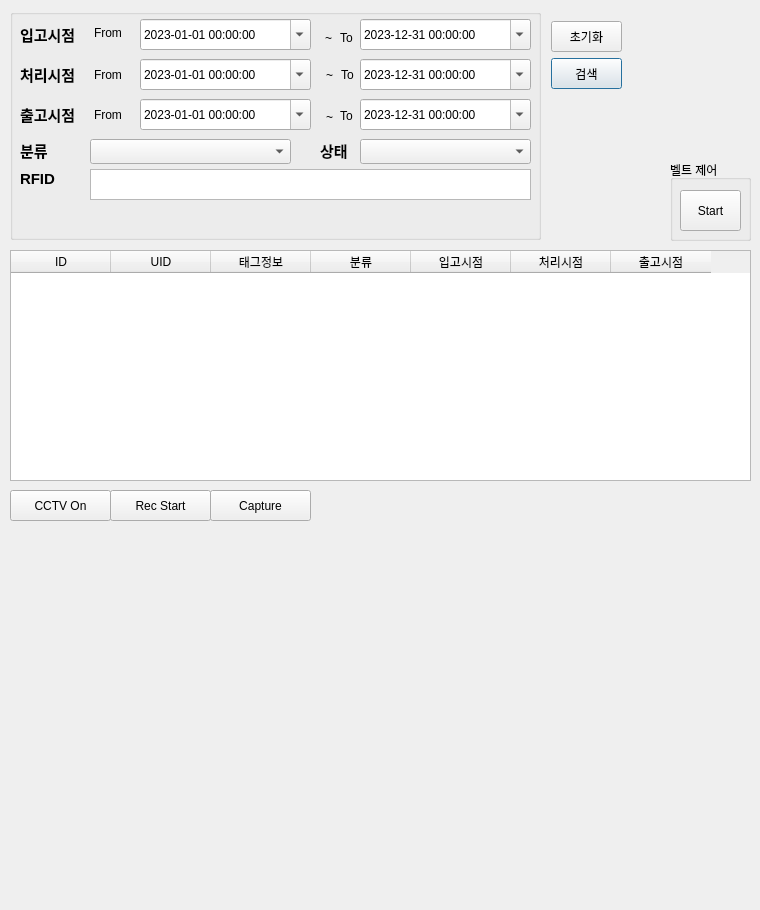
<?xml version="1.0" encoding="UTF-8"?>
<ui version="4.0">
 <class>Dialog</class>
 <widget class="QDialog" name="Dialog">
  <property name="geometry">
   <rect>
    <x>0</x>
    <y>0</y>
    <width>760</width>
    <height>910</height>
   </rect>
  </property>
  <property name="cursor">
   <cursorShape>PointingHandCursor</cursorShape>
  </property>
  <property name="windowTitle">
   <string>Dialog</string>
  </property>
  <widget class="QGroupBox" name="searchArea">
   <property name="geometry">
    <rect>
     <x>10</x>
     <y>9</y>
     <width>531</width>
     <height>231</height>
    </rect>
   </property>
   <property name="title">
    <string/>
   </property>
   <widget class="QLabel" name="waveLabel_1">
    <property name="geometry">
     <rect>
      <x>315</x>
      <y>20</y>
      <width>16</width>
      <height>17</height>
     </rect>
    </property>
    <property name="text">
     <string>~</string>
    </property>
   </widget>
   <widget class="QLabel" name="inTimeLabel">
    <property name="geometry">
     <rect>
      <x>10</x>
      <y>10</y>
      <width>56</width>
      <height>31</height>
     </rect>
    </property>
    <property name="font">
     <font>
      <pointsize>11</pointsize>
      <weight>75</weight>
      <bold>true</bold>
     </font>
    </property>
    <property name="text">
     <string>입고시점</string>
    </property>
   </widget>
   <widget class="QLabel" name="outTimeLabel">
    <property name="geometry">
     <rect>
      <x>10</x>
      <y>90</y>
      <width>56</width>
      <height>31</height>
     </rect>
    </property>
    <property name="font">
     <font>
      <pointsize>11</pointsize>
      <weight>75</weight>
      <bold>true</bold>
     </font>
    </property>
    <property name="text">
     <string>출고시점</string>
    </property>
   </widget>
   <widget class="QLabel" name="waveLabel_2">
    <property name="geometry">
     <rect>
      <x>316</x>
      <y>57</y>
      <width>16</width>
      <height>17</height>
     </rect>
    </property>
    <property name="text">
     <string>~</string>
    </property>
   </widget>
   <widget class="QLabel" name="categoryLabel">
    <property name="geometry">
     <rect>
      <x>10</x>
      <y>130</y>
      <width>51</width>
      <height>23</height>
     </rect>
    </property>
    <property name="font">
     <font>
      <pointsize>11</pointsize>
      <weight>75</weight>
      <bold>true</bold>
     </font>
    </property>
    <property name="text">
     <string>분류</string>
    </property>
   </widget>
   <widget class="QComboBox" name="categoryCombo">
    <property name="geometry">
     <rect>
      <x>80</x>
      <y>130</y>
      <width>201</width>
      <height>25</height>
     </rect>
    </property>
   </widget>
   <widget class="QTextEdit" name="rfidInput">
    <property name="geometry">
     <rect>
      <x>80</x>
      <y>160</y>
      <width>441</width>
      <height>31</height>
     </rect>
    </property>
   </widget>
   <widget class="QLabel" name="rfidLabel">
    <property name="geometry">
     <rect>
      <x>10</x>
      <y>160</y>
      <width>41</width>
      <height>20</height>
     </rect>
    </property>
    <property name="font">
     <font>
      <pointsize>11</pointsize>
      <weight>75</weight>
      <bold>true</bold>
     </font>
    </property>
    <property name="text">
     <string>RFID</string>
    </property>
   </widget>
   <widget class="QLabel" name="inTimeFromLabel">
    <property name="geometry">
     <rect>
      <x>84</x>
      <y>15</y>
      <width>36</width>
      <height>17</height>
     </rect>
    </property>
    <property name="text">
     <string>From</string>
    </property>
   </widget>
   <widget class="QLabel" name="inTimeToLabel">
    <property name="geometry">
     <rect>
      <x>330</x>
      <y>20</y>
      <width>17</width>
      <height>17</height>
     </rect>
    </property>
    <property name="text">
     <string>To</string>
    </property>
   </widget>
   <widget class="QLabel" name="updateTimeFromLabel">
    <property name="geometry">
     <rect>
      <x>84</x>
      <y>57</y>
      <width>36</width>
      <height>17</height>
     </rect>
    </property>
    <property name="text">
     <string>From</string>
    </property>
   </widget>
   <widget class="QLabel" name="updateTimeToLabel">
    <property name="geometry">
     <rect>
      <x>331</x>
      <y>57</y>
      <width>17</width>
      <height>17</height>
     </rect>
    </property>
    <property name="text">
     <string>To</string>
    </property>
   </widget>
   <widget class="QLabel" name="outTimeToLabel">
    <property name="geometry">
     <rect>
      <x>330</x>
      <y>96</y>
      <width>20</width>
      <height>21</height>
     </rect>
    </property>
    <property name="text">
     <string>To</string>
    </property>
   </widget>
   <widget class="QLabel" name="outTimeFromLabel">
    <property name="geometry">
     <rect>
      <x>84</x>
      <y>95</y>
      <width>36</width>
      <height>21</height>
     </rect>
    </property>
    <property name="text">
     <string>From</string>
    </property>
   </widget>
   <widget class="QLabel" name="updateTimeLabel">
    <property name="geometry">
     <rect>
      <x>10</x>
      <y>50</y>
      <width>56</width>
      <height>31</height>
     </rect>
    </property>
    <property name="font">
     <font>
      <pointsize>11</pointsize>
      <weight>75</weight>
      <bold>true</bold>
     </font>
    </property>
    <property name="text">
     <string>처리시점</string>
    </property>
   </widget>
   <widget class="QLabel" name="waveLabel_3">
    <property name="geometry">
     <rect>
      <x>316</x>
      <y>99</y>
      <width>16</width>
      <height>17</height>
     </rect>
    </property>
    <property name="text">
     <string>~</string>
    </property>
   </widget>
   <widget class="QLabel" name="rfidInputHelp">
    <property name="geometry">
     <rect>
      <x>80</x>
      <y>200</y>
      <width>391</width>
      <height>17</height>
     </rect>
    </property>
    <property name="text">
     <string/>
    </property>
   </widget>
   <widget class="QDateTimeEdit" name="inTimeStart">
    <property name="geometry">
     <rect>
      <x>130</x>
      <y>10</y>
      <width>171</width>
      <height>31</height>
     </rect>
    </property>
    <property name="dateTime">
     <datetime>
      <hour>0</hour>
      <minute>0</minute>
      <second>0</second>
      <year>2023</year>
      <month>1</month>
      <day>1</day>
     </datetime>
    </property>
    <property name="displayFormat">
     <string>yyyy-MM-dd hh:mm:ss</string>
    </property>
    <property name="calendarPopup">
     <bool>true</bool>
    </property>
   </widget>
   <widget class="QDateTimeEdit" name="inTimeEnd">
    <property name="geometry">
     <rect>
      <x>350</x>
      <y>10</y>
      <width>171</width>
      <height>31</height>
     </rect>
    </property>
    <property name="dateTime">
     <datetime>
      <hour>0</hour>
      <minute>0</minute>
      <second>0</second>
      <year>2023</year>
      <month>12</month>
      <day>31</day>
     </datetime>
    </property>
    <property name="displayFormat">
     <string>yyyy-MM-dd hh:mm:ss</string>
    </property>
    <property name="calendarPopup">
     <bool>true</bool>
    </property>
   </widget>
   <widget class="QDateTimeEdit" name="updateTimeStart">
    <property name="geometry">
     <rect>
      <x>130</x>
      <y>50</y>
      <width>171</width>
      <height>31</height>
     </rect>
    </property>
    <property name="dateTime">
     <datetime>
      <hour>0</hour>
      <minute>0</minute>
      <second>0</second>
      <year>2023</year>
      <month>1</month>
      <day>1</day>
     </datetime>
    </property>
    <property name="displayFormat">
     <string>yyyy-MM-dd hh:mm:ss</string>
    </property>
    <property name="calendarPopup">
     <bool>true</bool>
    </property>
   </widget>
   <widget class="QDateTimeEdit" name="outTimeStart">
    <property name="geometry">
     <rect>
      <x>130</x>
      <y>90</y>
      <width>171</width>
      <height>31</height>
     </rect>
    </property>
    <property name="dateTime">
     <datetime>
      <hour>0</hour>
      <minute>0</minute>
      <second>0</second>
      <year>2023</year>
      <month>1</month>
      <day>1</day>
     </datetime>
    </property>
    <property name="displayFormat">
     <string>yyyy-MM-dd hh:mm:ss</string>
    </property>
    <property name="calendarPopup">
     <bool>true</bool>
    </property>
   </widget>
   <widget class="QDateTimeEdit" name="updateTimeEnd">
    <property name="geometry">
     <rect>
      <x>350</x>
      <y>50</y>
      <width>171</width>
      <height>31</height>
     </rect>
    </property>
    <property name="dateTime">
     <datetime>
      <hour>0</hour>
      <minute>0</minute>
      <second>0</second>
      <year>2023</year>
      <month>12</month>
      <day>31</day>
     </datetime>
    </property>
    <property name="displayFormat">
     <string>yyyy-MM-dd hh:mm:ss</string>
    </property>
    <property name="calendarPopup">
     <bool>true</bool>
    </property>
   </widget>
   <widget class="QDateTimeEdit" name="outTimeEnd">
    <property name="geometry">
     <rect>
      <x>350</x>
      <y>90</y>
      <width>171</width>
      <height>31</height>
     </rect>
    </property>
    <property name="dateTime">
     <datetime>
      <hour>0</hour>
      <minute>0</minute>
      <second>0</second>
      <year>2023</year>
      <month>12</month>
      <day>31</day>
     </datetime>
    </property>
    <property name="displayFormat">
     <string>yyyy-MM-dd hh:mm:ss</string>
    </property>
    <property name="calendarPopup">
     <bool>true</bool>
    </property>
   </widget>
   <widget class="QLabel" name="statusLabel">
    <property name="geometry">
     <rect>
      <x>310</x>
      <y>130</y>
      <width>41</width>
      <height>23</height>
     </rect>
    </property>
    <property name="font">
     <font>
      <pointsize>11</pointsize>
      <weight>75</weight>
      <bold>true</bold>
     </font>
    </property>
    <property name="text">
     <string>상태</string>
    </property>
   </widget>
   <widget class="QComboBox" name="statusCombo">
    <property name="geometry">
     <rect>
      <x>350</x>
      <y>130</y>
      <width>171</width>
      <height>25</height>
     </rect>
    </property>
   </widget>
  </widget>
  <widget class="QPushButton" name="btnSearch">
   <property name="geometry">
    <rect>
     <x>551</x>
     <y>58</y>
     <width>71</width>
     <height>31</height>
    </rect>
   </property>
   <property name="cursor">
    <cursorShape>PointingHandCursor</cursorShape>
   </property>
   <property name="text">
    <string>검색</string>
   </property>
  </widget>
  <widget class="QTableWidget" name="table">
   <property name="geometry">
    <rect>
     <x>10</x>
     <y>250</y>
     <width>741</width>
     <height>231</height>
    </rect>
   </property>
   <attribute name="horizontalHeaderVisible">
    <bool>true</bool>
   </attribute>
   <attribute name="verticalHeaderVisible">
    <bool>false</bool>
   </attribute>
   <column>
    <property name="text">
     <string>ID</string>
    </property>
   </column>
   <column>
    <property name="text">
     <string>UID</string>
    </property>
   </column>
   <column>
    <property name="text">
     <string>태그정보</string>
    </property>
   </column>
   <column>
    <property name="text">
     <string>분류</string>
    </property>
   </column>
   <column>
    <property name="text">
     <string>입고시점</string>
    </property>
   </column>
   <column>
    <property name="text">
     <string>처리시점</string>
    </property>
   </column>
   <column>
    <property name="text">
     <string>출고시점</string>
    </property>
   </column>
  </widget>
  <widget class="QGroupBox" name="controlArea">
   <property name="geometry">
    <rect>
     <x>670</x>
     <y>160</y>
     <width>81</width>
     <height>81</height>
    </rect>
   </property>
   <property name="title">
    <string>벨트 제어</string>
   </property>
   <widget class="QPushButton" name="btnStart">
    <property name="geometry">
     <rect>
      <x>10</x>
      <y>30</y>
      <width>61</width>
      <height>41</height>
     </rect>
    </property>
    <property name="cursor">
     <cursorShape>PointingHandCursor</cursorShape>
    </property>
    <property name="text">
     <string>Start</string>
    </property>
   </widget>
  </widget>
  <widget class="QPushButton" name="btnFilterReset">
   <property name="geometry">
    <rect>
     <x>551</x>
     <y>21</y>
     <width>71</width>
     <height>31</height>
    </rect>
   </property>
   <property name="cursor">
    <cursorShape>PointingHandCursor</cursorShape>
   </property>
   <property name="text">
    <string>초기화</string>
   </property>
  </widget>
  <widget class="QPushButton" name="btnRecord">
   <property name="geometry">
    <rect>
     <x>110</x>
     <y>490</y>
     <width>101</width>
     <height>31</height>
    </rect>
   </property>
   <property name="font">
    <font>
     <weight>50</weight>
     <bold>false</bold>
    </font>
   </property>
   <property name="styleSheet">
    <string notr="true"/>
   </property>
   <property name="text">
    <string>Rec Start</string>
   </property>
  </widget>
  <widget class="QPushButton" name="btnCapture">
   <property name="geometry">
    <rect>
     <x>210</x>
     <y>490</y>
     <width>101</width>
     <height>31</height>
    </rect>
   </property>
   <property name="font">
    <font>
     <weight>50</weight>
     <bold>false</bold>
    </font>
   </property>
   <property name="styleSheet">
    <string notr="true"/>
   </property>
   <property name="text">
    <string>Capture</string>
   </property>
  </widget>
  <widget class="QPushButton" name="btnCamera">
   <property name="geometry">
    <rect>
     <x>10</x>
     <y>490</y>
     <width>101</width>
     <height>31</height>
    </rect>
   </property>
   <property name="font">
    <font>
     <weight>50</weight>
     <bold>false</bold>
    </font>
   </property>
   <property name="styleSheet">
    <string notr="true"/>
   </property>
   <property name="text">
    <string>CCTV On</string>
   </property>
  </widget>
  <widget class="QLabel" name="label">
   <property name="geometry">
    <rect>
     <x>20</x>
     <y>530</y>
     <width>711</width>
     <height>351</height>
    </rect>
   </property>
   <property name="text">
    <string/>
   </property>
  </widget>
 </widget>
 <resources/>
 <connections/>
</ui>
